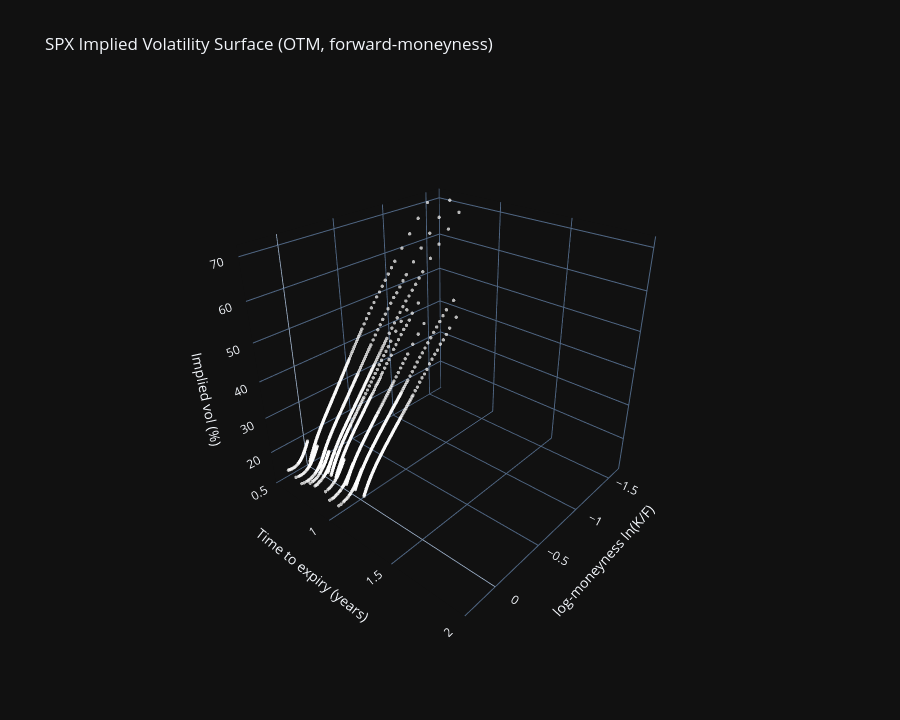

Notebook code cell kept with this figure:
### Code cell
cfg = SurfaceConfig(
    min_T=0.5,  # Min 3-4 days Base 1 year =1, 1 month =1/12 etc.
    max_T=2.0   #
)
spx_surface_test = SPXIVSurface(spx_df_test, cfg)
surface = SPXIVSurface(spx_df_test, cfg=cfg)

fig = spx_surface_test.plot(
    title="SPX Implied Volatility Surface (OTM, forward-moneyness)",
    interpolate=False
)
fig.show()

### Figure 1 — Plotly figure (JSON) as saved in the notebook; plotly's stock layout.template omitted (floating-point values rounded to 4 significant figures; data arrays with more than 128 entries replaced by an {"elided": "..."} marker saying what was removed)
{"data": [{"hovertemplate": "ln(K/F): %{x:.3f}<br>T: %{y:.3f}y<br>IV: %{z:.2f}%<extra></extra>", "marker": {"color": "white", "opacity": 0.7, "size": 2}, "mode": "markers", "name": "OTM quotes", "type": "scatter3d", "x": {"elided": "1466 float values"}, "y": {"elided": "1466 float values"}, "z": {"elided": "1466 float values"}}], "layout": {"height": 720, "scene": {"camera": {"eye": {"x": 1.6, "y": 1.4, "z": 1.2}}, "xaxis": {"title": {"text": "log-moneyness ln(K/F)"}}, "yaxis": {"range": [0.5, 2], "title": {"text": "Time to expiry (years)"}}, "zaxis": {"title": {"text": "Implied vol (%)"}}}, "title": {"text": "SPX Implied Volatility Surface (OTM, forward-moneyness)"}}}
